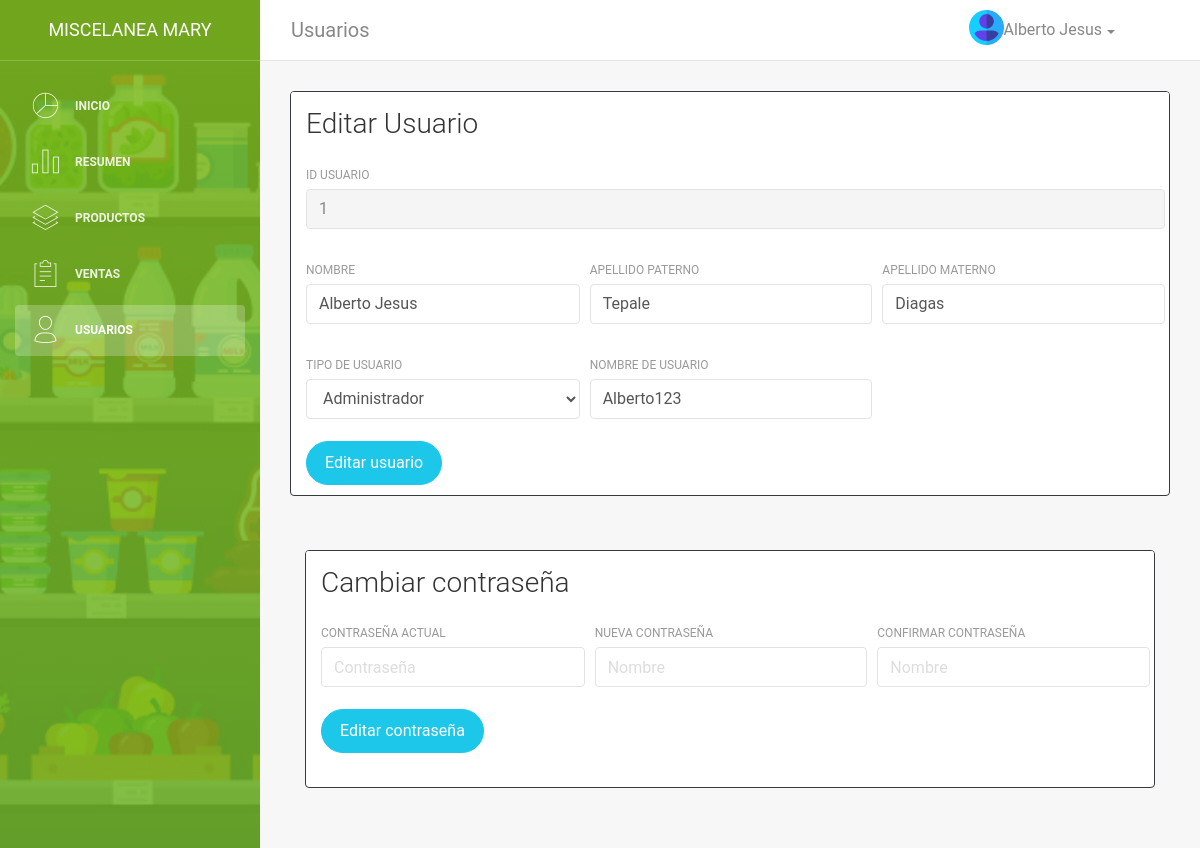
Screenshot of /dash/usuarios/formUsuario.php?id=1 (signed in) with the database file from the repository.
### tables this page shows
CREATE TABLE `usuarios` (
  `id` int(11) NOT NULL,
  `nombre` varchar(255) NOT NULL,
  `apellidoP` varchar(255) NOT NULL,
  `apellidoM` varchar(255) NOT NULL,
  `usuario` varchar(255) NOT NULL,
  `contra` varchar(50) NOT NULL,
  `id_tipoUsuario` int(11) NOT NULL
);

CREATE TABLE `tipousuario` (
  `id` int(11) NOT NULL,
  `tipoUsuario` varchar(60) NOT NULL
);

### dao/Usuarios.php (called while the page is built, shortened)
<?php
	class Usuarios
	{
		private $id;
		private $nombre;
		private $apellidoP;
		private $apellidoM;
		private $usuario;
		private $id_tipoUsuario;
		function __construct($id,$nombre,$apellidoP,$apellidoM,$usuario,$contra,$id_tipoUsuario)
		{
			$this->id=$id;
			$this->nombre=$nombre;
			$this->apellidoP=$apellidoP;
			$this->apellidoM=$apellidoM;
			$this->usuario=$usuario;
			$this->id_tipoUsuario=$id_tipoUsuario;
		}
		public function setId($id){
			$this->id=$id;
		}
		public function getId(){
			return $this->id;
		}
		public function getNombre(){
			return $this->nombre;
		}
		public function getApellidoP(){
			return $this->apellidoP;
		}
		public function getApellidoM(){
			return $this->apellidoM;
		}
		public function getUsuario(){
			return $this->usuario;
		}
		public function getId_tipoUsuario(){
			return $this->id_tipoUsuario;
		}
		public function setConexion($conexion){
			$this->conexion=$conexion;
		}
		public function readUsuarios(){
			$usuarios= array();
			$query=
			"SELECT
				*
			FROM usuarios";
			$stmt=$this->conexion->prepare($query);
			if($stmt->execute()){
				while ($row = $stmt->fetch(PDO::FETCH_ASSOC)){
					extract($row);
					array_push($usuarios, new Usuarios($id,$nombre,$apellidoP,$apellidoM,$usuario,$contra,
						$id_tipoUsuario));
				}
				return $usuarios;
			}else{
				echo "Error:  ".$stmt->errorInfo();
				return false;
			}
		}
		public function readUsuarioID(){
			$query=
			"SELECT
				*
			FROM usuarios
			WHERE id=$this->id";
			$stmt=$this->conexion->prepare($query);
			if($stmt->execute()){
				$row = $stmt->fetch(PDO::FETCH_ASSOC);
				extract($row);
				$this->nombre = $nombre;
				$this->apellidoP = $apellidoP;
				$this->apellidoM = $apellidoM;
				$this->usuario = $usuario;
				$this->id_tipoUsuario = $id_tipoUsuario;
			}else{
				echo "Error:  ".$stmt->errorInfo();
				return false;
			}
		}
	}
?>

### dao/TipoUsuario.php (called while the page is built, shortened)
<?php
	class TipoUsuario
	{
		private $id;
		private $tipoUsuario;
		function __construct($id,$tipoUsuario)
		{
			$this->id=$id;
			$this->tipoUsuario=$tipoUsuario;
		}
		public function setId($id){
			$this->id=$id;
		}
		public function getTipoUsuario(){
			return $this->tipoUsuario;
		}
		public function setConexion($conexion){
			$this->conexion=$conexion;
		}
		public function readTipoUsuarioID(){
			$query=
			"SELECT
				*
			FROM tipousuario
			WHERE id=$this->id";
			$stmt=$this->conexion->prepare($query);
			if($stmt->execute()){
				$row = $stmt->fetch(PDO::FETCH_ASSOC);
				extract($row);
				$this->tipoUsuario = $tipoUsuario;
			}else{
				echo "Error:  ".$stmt->errorInfo();
				return false;
			}
		}
	}
?>

### dash/usuarios/formUsuario.php (the view, shortened to what this page needs)
<?php
    $ruta="../../";
    include($ruta.'config/Precarga.php');
    include ($ruta.'header/header_dashboard.php');
    include($ruta.'dao/Usuarios.php');
    $usuario = new Usuarios('$id','$nombre','$apellidoP','$apellidoM','$usuario','$contra','$id_tipoUsuario');
    $usuario->setConexion($bd);
    $usuarios=$usuario->readUsuarios();
    $estado=false;
    if(isset($_GET["id"])){
      $usuario->setId($_GET["id"]);
      $usuario->readusuarioID();
      $busca=$usuario->getId_tipoUsuario();
      $estado=true;
    }
    include($ruta.'dao/TipoUsuario.php');
    $tipo = new TipoUsuario('','');
    $tipo->setConexion($bd);
    if(isset($_GET["id"])){
        $tipo->setId($busca);
        $tipo->readTipoUsuarioID();
    }
     ?>
     <?php
  if($_SESSION['tipoUsuario'] == 1){
                    ?>
            <div class="content">
                <div class="container-fluid">
                    <div class="row">
                        <div class="col-md-12">
                            <div class="card border-dark">
                                <div class="card-header">
                                    <h3 class="card-title"><?=isset($_GET["id"])?"Editar":"Agregar"?> Usuario</h3>
                                </div>
                                <div class="card-body">
                                    <form
                                    action="<?=isset($_GET['id'])?'editarUsuario.php':'agregarUsuario.php'?>" method="post">
                                        <div class="row">
                                            <?php if (isset($_GET['id'])){?>
                                            <div class="col-md-12 pr-1">
                                              <div class="form-group">
                                                <label>Id Usuario</label>
                                                <input type="text" name="id" class="form-control"
                                                value="<?=$usuario->getId() ?>" readonly>
                                              </div>
                                            </div>
                                            <?php } ?>
                                        </div>
                                        <div class="row">
                                            <div class="col-md-4 pr-1">
                                                <div class="form-group">
                                                    <label>Nombre</label>
                                                    <input type="text" class="form-control" placeholder="Nombre" required name="nombre"
                                                    <?php if(isset($_GET["id"])){ ?>
                                                                value="<?=$usuario->getNombre()?>"
                                                       <?php }?>
                                                    >
                                                </div>
                                            </div>
                                            <div class="col-md-4 pr-1">
                                                <div class="form-group">
                                                    <label>Apellido paterno</label>
                                                    <input type="text" class="form-control" placeholder="Apellido paterno" required name="apellidoP"
                                                    <?php if(isset($_GET["id"])){ ?>
                                                                value="<?=$usuario->getApellidoP()?>"
                                                       <?php }?>
                                                    >
                                                </div>
                                            </div>
                                            <div class="col-md-4 pr-1">
                                                <div class="form-group">
                                                    <label>Apellido materno</label>
                                                    <input type="text" class="form-control" placeholder="Apellido materno" required name="apellidoM"
                                                    <?php if(isset($_GET["id"])){ ?>
                                                                value="<?=$usuario->getApellidoM()?>"
                                                       <?php }?>
                                                    >
                                                </div>
                                            </div>
                                        </div>
                                        <div class="row">
                                            <div class="col-md-4 pr-1">
                                                <div class="form-group">
                                                    <label>Tipo de usuario</label>
                                                    <select name="id_tipoUsuario" class="form-control" required="">
                                                    <?php if(isset($_GET["id"])){?>
                                                            <option value="<?=$usuario->getId_tipoUsuario()?>">
                                                                <?=$tipo->getTipoUsuario()?>
                                                            </option>
                                                    <?php }else{?>
                                                            <option value=""> Selecciona un tipo de usuario</option>
                                                    <?php } ?>
                                                    </select>
                                                </div>
                                            </div>
                                            <?php
                                            if($estado == false){ ?>
                                                <div class="col-md-4 pr-1">
                                                    <div class="form-group">
                                                        <label>Nombre de usuario</label>
                                                        <input type="text" class="form-control" placeholder="Nombre" required name="user">
                                                    </div>
                                                </div>
                                                <div class="col-md-4 pr-1">
                                                    <div class="form-group">
                                                        <label>Contrase&ntilde;a</label>
                                                        <input type="password" class="form-control" placeholder="Contrase&ntilde;a" required name="pass">
                                                    </div>
                                                </div>
                                            <?php }else{?>
                                                <div class="col-md-4 pr-1">
                                                    <div class="form-group">
                                                        <label>Nombre de usuario</label>
                                                        <input type="text" class="form-control" placeholder="Nombre" required name="user"
                                                        value="<?=$usuario->getUsuario()?>">
                                                    </div>
                                                </div>
                                            <?php } ?>
                                        </div>
                                        <button type="submit" class="btn btn-info btn-fill btn-round"><?=isset($_GET["id"])?"Editar":"Agregar"?> usuario</button>
                                    </form>
                                </div>
                            </div>
                        <?php
                        if($estado == true){ ?>
                            <br>
                            <div class="content">
                                <div class="container-fluid">
                                    <div class="row">
                                        <div class="col-md-12">
                                            <div class="card border-dark">
                                                <div class="card-header">
                                                    <h3 class="card-title">Cambiar contrase&ntilde;a</h3>
                                                </div>
                                                <div class="card-body">
                                                    <form action="editarPass.php" method="post" accept-charset="utf-8">
                                                        <div class="row">
                                                            <div class="col-md-4 pr-1">
                                                                <div class="form-group">
                                                                    <label>Contrase&ntilde;a actual</label>
                                                                    <input type="password" class="form-control" placeholder="Contrase&ntilde;a " required name="contraAc">
                                                                </div>
                                                            </div>
                                                            <div class="col-md-4 pr-1">
                                                                <div class="form-group">
                                                                    <label>Nueva contrase&ntilde;a</label>
                                                                    <input type="password" class="form-control" placeholder="Nombre" required name="newContra1">
                                                                </div>
                                                            </div>
                                                            <div class="col-md-4 pr-1">
                                                                <div class="form-group">
                                                                    <label>Confirmar contrase&ntilde;a</label>
                                                                    <input type="password" class="form-control" placeholder="Nombre" required name="newContra2">
                                                                </div>
                                                            </div>
                                                        </div>
                                                        <button type="submit" class="btn btn-info btn-fill btn-round">Editar contrase&ntilde;a</button>
                                                    </form>
                                                    <br>
                                                </div>
                                            </div>
                                        </div>
                                    </div>
                                </div>
                            </div>
                        <?php } ?>
                        </div>
                    </div>
                </div>
            </div>
   <?php } ?>
<?php
include($ruta.'footer/footer_dashboard.php');
 ?>

### rows the page displays
usuarios: id "1", nombre "Alberto Jesus", apellidoP "Tepale", apellidoM "Diagas", user "Alberto123"
tipousuario: id_tipoUsuario "Administrador"

### other values shown
$titulo "Usuarios"
$_SESSION['nombre'] "Alberto Jesus"
